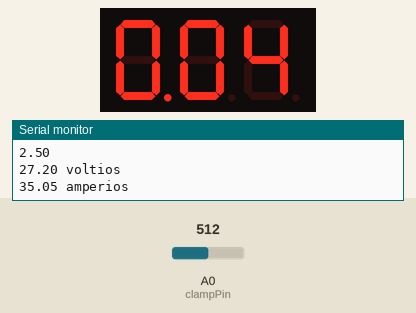
This sketch was run on a simulated Arduino Uno, built with avr-gcc and run on an emulated ATmega328P. On the bench: 3-digit seven-segment display, the last lines printed to the serial monitor. Wiring (inferred from the names in the program): 3-digit 7-segment display, segments lit when LOW: segments pin 5, pin 6, pin 7, pin 8, pin 9, pin 10, pin 11, pin 12; digit selects pin 2, pin 3, pin 4. Inputs (shaded band) come from the test bench; at power-on: A0 (clampPin) = 512. The segment pins are drawn as the display they are named for.

Above: at 1.2 s.
1.3 s: A0 (clampPin) set to 716
At 1.7 s:
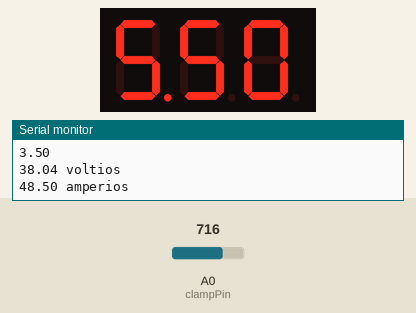
2.9 s: A0 (clampPin) set to 900
At 3.5 s:
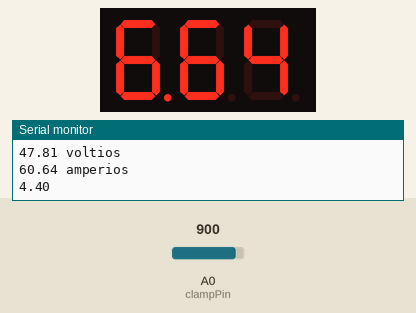
4.4 s: A0 (clampPin) set to 1023
At 5.6 s:
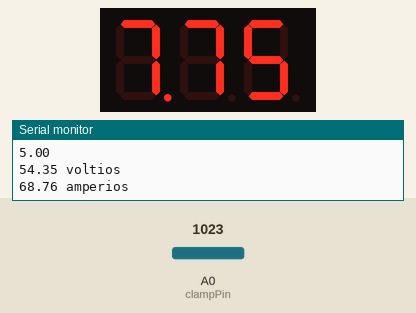
5.9 s: A0 (clampPin) set to 203
At 7.2 s:
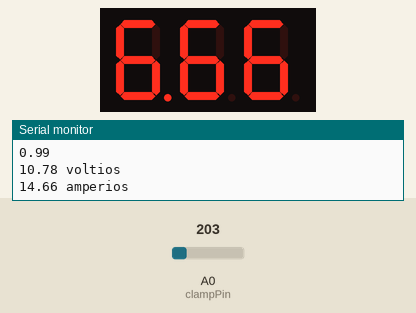
7.5 s: A0 (clampPin) set to 171
At 8.4 s:
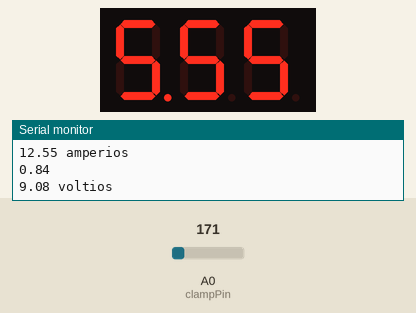
Timing chart, 0 to 10.1 s (numbered marks = the images above; inputs shaded):
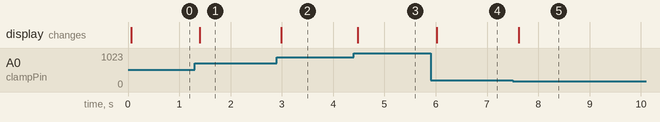

Measured:
- after the input at 1.3 s, the display: changes after 0.10 s (image 1)
- after the input at 2.9 s, the display: changes after 0.09 s (image 2)
- after the input at 4.4 s, the display: changes after 0.08 s (image 3)
- after the input at 5.9 s, the display: changes after 0.12 s (image 4)
- after the input at 7.5 s, the display: changes after 0.12 s (image 5)

The sketch:

3dig7seg.ino
```cpp
/*
// Pines de conexión // 7 segmentos 3 digitos SH5361BS
const int digit1 = 2; // Pin del primer dígito(pin 7 del 7 segmentos)
const int digit2 = 3; // Pin del segundo dígito (pin 10 del 7 segmentos)
const int digit3 = 4; // Pin del tercer dígito (pin 11 del 7 segmentos)
const int segmentA = 5; // Pin del LED superior (pin 8 del 7 segmentos)
const int segmentB = 6; // Pin del LED arriba derecha (pin 12 del 7 segmentos)
const int segmentC = 7; // Pin del LED abajo derecha (pin 4 del 7 segmentos)
const int segmentD = 8; // Pin del LED inferior (pin 2 del 7 segmentos)
const int segmentE = 9; // Pin del LED abajo izquierda (pin 1 del 7 segmentos)
const int segmentF = 10; // Pin del LED arriba izquierda (pin 9 del 7 segmentos)
const int segmentG = 11; // Pin del LED central (pin 5 del 7 segmentos)
const int segmentDP = 12; // Pin del LED del punto (pin 3 del 7 segmento)
*/
#include <SevSeg.h>

int clampPin = A0; // Pin de la pinza
int pinA = 5;int pinB = 6;int pinC = 7;int pinD = 8;
int pinE = 9;int pinF = 10;int pinG = 11;
int pinDP = 12;int D1 = 2;int D2 = 3;int D3 = 4; //int D4 = 1;
float R1 = 983000;
float R2 = 99600;

void setup() {//set all segments & digits as outputs
  Serial.begin(9600); //initialize serial communication at 9600 bits per second
  pinMode(clampPin, INPUT);
  pinMode(pinA, OUTPUT);
  pinMode(pinB, OUTPUT);
  pinMode(pinC, OUTPUT);
  pinMode(pinD, OUTPUT);
  pinMode(pinE, OUTPUT);
  pinMode(pinF, OUTPUT);
  pinMode(pinG, OUTPUT);
  pinMode(pinDP, OUTPUT);
  pinMode(D1, OUTPUT);
  pinMode(D2, OUTPUT);
  pinMode(D3, OUTPUT);
//  pinMode(D4, OUTPUT);
}

void loop() {
  // Recta de caracterización de la pinza
  //  Y = 1.2417 x + 1.2721 (Y corriente x voltaje)
  // Leer el valor de la pinza
  //float clampValue = analogRead(clampPin)*5/1023;
  float clampValue=analogRead(0)*5/1023.0;
  float voltaje = (clampValue*(R1+R2)/R2);
  float corriente = 1.2417 * voltaje + 1.2721;

  Serial.println(clampValue);
  Serial.print(voltaje);
  Serial.print(" voltios\n");
  Serial.print(corriente);
  Serial.print(" amperios\n");
  delay(1);

  // Mapear el valor del potenciómetro al rango de 0 a 999
  //int numero = map(corriente, 0, 1023, 0, 999);

  int amp = corriente*100;

  //Serial.println(amp);
  int digito1 = amp / 100; // Dígito más significativo
  //Serial.println(digito1);
  int digito2 = (amp / 10) % 10; // Dígito del medio
  //Serial.println(digito2);
  int digito3 = amp % 10; // Dígito menos significativo
  //Serial.println(digito3);
  // Dígito 3
  digitalWrite(D1, LOW);
  digitalWrite(D2, LOW);
  digitalWrite(D3, HIGH);
  digitalWrite(pinDP, HIGH);
  displayDigit(digito3);
  delay(10);
  // Dígito 2
  digitalWrite(D1, LOW);
  digitalWrite(D2, HIGH);
  digitalWrite(D3, LOW);
  digitalWrite(pinDP, HIGH);
  displayDigit(digito2);
  delay(10);
  // Dígito 1
  digitalWrite(D1, HIGH);
  digitalWrite(D2, LOW);
  digitalWrite(D3, LOW);
  digitalWrite(pinDP, LOW);
  displayDigit(digito1);
  delay(10);

}

//functions representing numbers 0-9
void zero(){
  digitalWrite(pinA, LOW);
  digitalWrite(pinB, LOW);
  digitalWrite(pinC, LOW);
  digitalWrite(pinD, LOW);
  digitalWrite(pinE, LOW);
  digitalWrite(pinF, LOW);
  digitalWrite(pinG, HIGH);
}

void one(){
  digitalWrite(pinA, HIGH);
  digitalWrite(pinB, LOW);
  digitalWrite(pinC, LOW);
  digitalWrite(pinD, HIGH);
  digitalWrite(pinE, HIGH);
  digitalWrite(pinF, HIGH);
  digitalWrite(pinG, HIGH);
}

void two(){
  digitalWrite(pinA, LOW);
  digitalWrite(pinB, LOW);
  digitalWrite(pinC, HIGH);
  digitalWrite(pinD, LOW);
  digitalWrite(pinE, LOW);
  digitalWrite(pinF, HIGH);
  digitalWrite(pinG, LOW);
}

void three(){
  digitalWrite(pinA, LOW);
  digitalWrite(pinB, LOW);
  digitalWrite(pinC, LOW);
  digitalWrite(pinD, LOW);
  digitalWrite(pinE, HIGH);
  digitalWrite(pinF, HIGH);
  digitalWrite(pinG, LOW);
}

void four(){
  digitalWrite(pinA, HIGH);
  digitalWrite(pinB, LOW);
  digitalWrite(pinC, LOW);
  digitalWrite(pinD, HIGH);
  digitalWrite(pinE, HIGH);
  digitalWrite(pinF, LOW);
  digitalWrite(pinG, LOW);
}

void five(){
  digitalWrite(pinA, LOW);
  digitalWrite(pinB, HIGH);
  digitalWrite(pinC, LOW);
  digitalWrite(pinD, LOW);
  digitalWrite(pinE, HIGH);
  digitalWrite(pinF, LOW);
  digitalWrite(pinG, LOW);
}

void six(){
  digitalWrite(pinA, LOW);
  digitalWrite(pinB, HIGH);
  digitalWrite(pinC, LOW);
  digitalWrite(pinD, LOW);
  digitalWrite(pinE, LOW);
  digitalWrite(pinF, LOW);
  digitalWrite(pinG, LOW);
}

void seven(){
  digitalWrite(pinA, LOW);
  digitalWrite(pinB, LOW);
  digitalWrite(pinC, LOW);
  digitalWrite(pinD, HIGH);
  digitalWrite(pinE, HIGH);
  digitalWrite(pinF, HIGH);
  digitalWrite(pinG, HIGH);
}

void eight(){
  digitalWrite(pinA, LOW);
  digitalWrite(pinB, LOW);
  digitalWrite(pinC, LOW);
  digitalWrite(pinD, LOW);
  digitalWrite(pinE, LOW);
  digitalWrite(pinF, LOW);
  digitalWrite(pinG, LOW);
}

void nine(){
  digitalWrite(pinA, LOW);
  digitalWrite(pinB, LOW);
  digitalWrite(pinC, LOW);
  digitalWrite(pinD, LOW);
  digitalWrite(pinE, HIGH);
  digitalWrite(pinF, LOW);
  digitalWrite(pinG, LOW);
}

void displayDigit(int digit){
  switch (digit) {
    case 0:
      zero();
      break;
    case 1:
      one();
      break;
    case 2:
      two();
      break;
    case 3:
      three();
      break;
    case 4:
      four();
      break;
    case 5:
      five();
      break;
    case 6:
      six();
      break;
    case 7:
      seven();
      break;
    case 8:
      eight();
      break;
    case 9:
      nine();
      break;
  }
}
```
